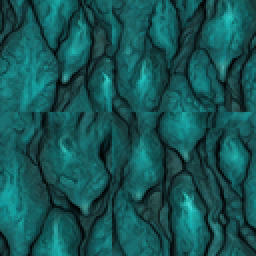
#> input picture godot_prototype/assets/terrain/abyssal/mountain.png, 128 x 128 px, given in place of ocean.png, which was not available (shown 2 times larger)
$ python generate_missing_terrains.py
#> lines starting #> are read from the running program, lines starting #| are printed output that depends on the picture; pictures that were not available may be replaced by others from this repository, and a replacement may not be noted
#!/usr/bin/env python3
"""
Generate all 140 missing terrain tile PNGs by compositing existing base tiles
with plane-specific tints, overlays, and modifications.

Each output is 128x128 RGBA PNG placed in the appropriate plane directory.
"""

import os
from PIL import Image, ImageEnhance, ImageFilter, ImageDraw

BASE_DIR = os.path.dirname(os.path.abspath(__file__))
TERRAIN_DIR = os.path.join(BASE_DIR, "processed", "terrain")
SIZE = (128, 128)


def load_base(plane, base_name):
    """Load a base terrain tile for a given plane."""
    path = os.path.join(TERRAIN_DIR, plane, f"{base_name}.png")
    img = Image.open(path).convert("RGBA")
    if img.size != SIZE:
        img = img.resize(SIZE, Image.LANCZOS)
    return img


def color_tint(img, color, opacity=0.35):
    """Blend a solid color overlay onto the image at given opacity."""
    overlay = Image.new("RGBA", img.size, color + (int(255 * opacity),))
    return Image.alpha_composite(img, overlay)


def adjust_brightness(img, factor):
    """Adjust brightness: >1 brighter, <1 darker."""
    enhancer = ImageEnhance.Brightness(img.convert("RGB"))
    result = enhancer.enhance(factor).convert("RGBA")
    result.putalpha(img.split()[3])
    return result


def adjust_saturation(img, factor):
    """Adjust color saturation: >1 more saturated, <1 less."""
    enhancer = ImageEnhance.Color(img.convert("RGB"))
    result = enhancer.enhance(factor).convert("RGBA")
    result.putalpha(img.split()[3])
    return result


# [6 lines left out: function adjust_contrast, not called in this run]


def add_glow_overlay(img, color, opacity=0.25):
    """Add a soft glow overlay of a given color."""
    glow = Image.new("RGBA", img.size, color + (0,))
    draw = ImageDraw.Draw(glow)
    cx, cy = img.size[0] // 2, img.size[1] // 2
    for r in range(64, 0, -1):
        alpha = int(255 * opacity * (r / 64.0))
        draw.ellipse([cx - r, cy - r, cx + r, cy + r], fill=color + (alpha,))
    return Image.alpha_composite(img, glow)


# [48 lines left out: functions add_noise_overlay, add_line_overlay, add_web_overlay, not called in this run]


def save_terrain(img, plane, filename):
    """Save a terrain tile to the appropriate directory."""
    out_dir = os.path.join(TERRAIN_DIR, plane)
    os.makedirs(out_dir, exist_ok=True)
    out_path = os.path.join(out_dir, filename)
    img.save(out_path, "PNG")
    return out_path


def generate_all():
    """Generate all missing terrain tiles. Returns count of generated files."""
    generated = 0

    # =========================================================================
    # AURELITH SURFACE (10 missing)
    # =========================================================================
    plane = "aurelith"

    # River
    img = load_base(plane, "ocean")
    img = color_tint(img, (0, 180, 200), 0.40)
#> in color_tint, `overlay = Image.new("RGBA", img.size, color + (int(255 * opacity),))`:
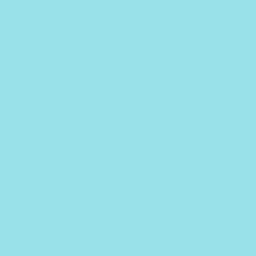
#> overlay: PIL image 128x128 RGBA (shown 2 times larger); mean R, G, B, A 0, 180, 200, 102; transparent parts drawn white
#> in color_tint, `return Image.alpha_composite(img, overlay)`:
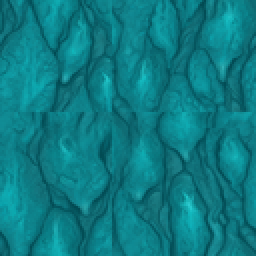
#> returned value: PIL image 128x128 RGBA (shown 2 times larger); mean R, G, B, A 13.2, 122.8, 131.1, 255
    img = adjust_brightness(img, 1.1)
    save_terrain(img, plane, "river.png"); generated += 1

    # Shore
    img = load_base(plane, "coast")
#> call 2 of load_base, with plane = 'aurelith', base_name = 'coast'
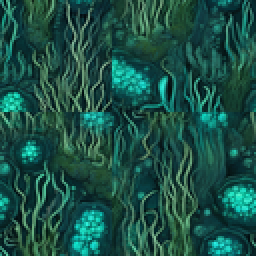
#> input picture godot_prototype/assets/terrain/abyssal/swamp.png, 128 x 128 px, given in place of coast.png, which was not available (shown 2 times larger)
    img = color_tint(img, (240, 220, 180), 0.30)
#> call 2 of color_tint, with color = (240, 220, 180), opacity = 0.3
#> in color_tint (call 2), `overlay = Image.new("RGBA", img.size, color + (int(255 * opacity),))`:
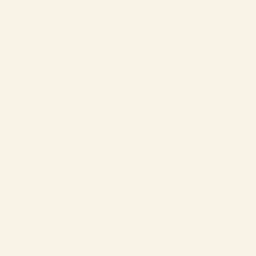
#> overlay: PIL image 128x128 RGBA (shown 2 times larger); mean R, G, B, A 240, 220, 180, 76; transparent parts drawn white
    img = adjust_brightness(img, 1.15)
#> call 2 of adjust_brightness, with factor = 1.15
#> in adjust_brightness (call 2), `result = enhancer.enhance(factor).convert("RGBA")`:
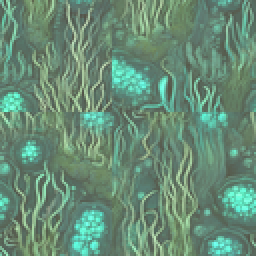
#> result: PIL image 128x128 RGBA (shown 2 times larger); mean R, G, B, A 103.5, 139.7, 117.8, 255
    save_terrain(img, plane, "shore.png"); generated += 1

    # Volcano
    img = load_base(plane, "mountain")
    img = color_tint(img, (200, 60, 20), 0.40)
#> call 3 of color_tint, with color = (200, 60, 20), opacity = 0.4
#> in color_tint (call 3), `overlay = Image.new("RGBA", img.size, color + (int(255 * opacity),))`:
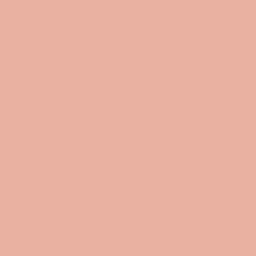
#> overlay: PIL image 128x128 RGBA (shown 2 times larger); mean R, G, B, A 200, 60, 20, 102; transparent parts drawn white
#> in color_tint (call 3), `return Image.alpha_composite(img, overlay)`:
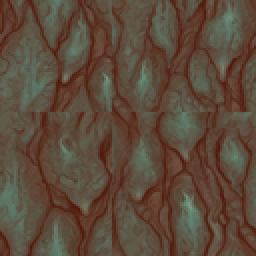
#> returned value: PIL image 128x128 RGBA (shown 2 times larger); mean R, G, B, A 93.2, 74.8, 59.1, 255
    img = add_glow_overlay(img, (255, 100, 0), 0.25)
#> (the rest of the program and of its run is left out)
